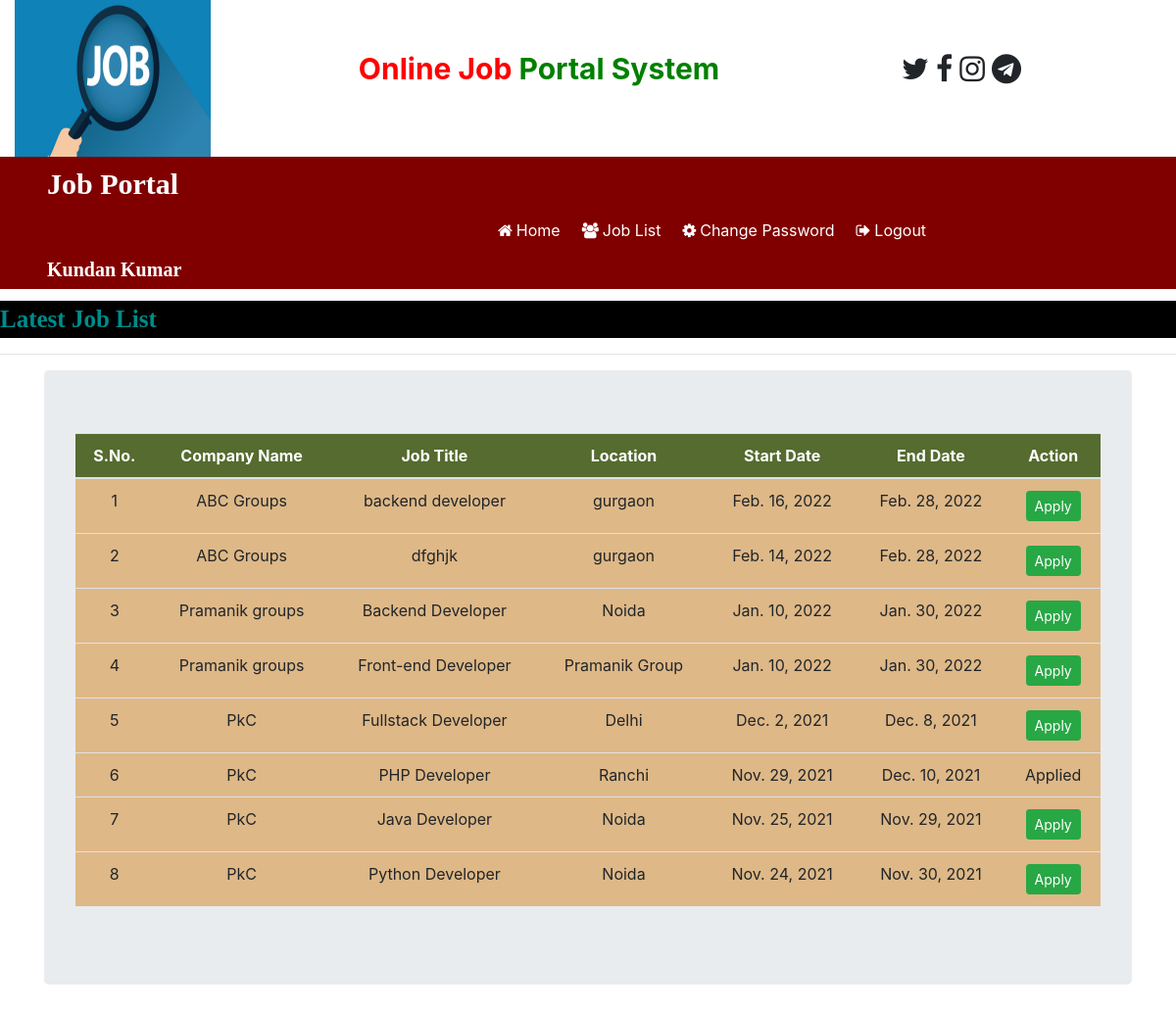
Screenshot of /user_latestjobs (signed in) with the database file from the repository.
### job/models.py (models this page shows, shortened)
class Job(models.Model):
    recruiter = models.ForeignKey(Recruiter,on_delete=models.CASCADE)
    start_date = models.DateField()
    end_date = models.DateField()
    title = models.CharField(max_length=100)
    salary = models.FloatField(max_length=20)
    image = models.FileField()
    description = models.CharField(max_length=300)
    experience = models.CharField(max_length=50)
    location = models.CharField(max_length=100)
    skills = models.CharField(max_length=100)
    creationdate = models.DateField()

class Recruiter(models.Model):
    user=models.ForeignKey(User,on_delete=models.CASCADE)
    mobile=models.CharField(max_length=15,null=True)
    image=models.FileField(null=True)
    gender=models.CharField(max_length=10,null=True)
    company=models.CharField(max_length=50,null=True)
    type=models.CharField(max_length=15,null=True)
    status=models.CharField(max_length=20,null=True)

### job/views.py (the view)
# urls.py: path('user_latestjobs',user_latestjobs,name="user_latestjobs"),
def user_latestjobs(request):
    job = Job.objects.all().order_by('-start_date')
    user  = request.user
    student = StudentUser.objects.get(user = user)
    data = Apply.objects.filter(student = student)
    li = []
    for i in data:
        li.append(i.job.id)
    d = {'job':job,'li':li}
    return render(request,'user_latestjobs.html',d)

### job/templates/user_latestjobs.html (shortened to what this page needs)
{%  load static %}
{%   block body %}
{%   include 'user_navigation.html'%}
<marquee style="font-family: 'Times New Roman', Times, serif; font-size:25px; color:darkcyan; background-color:black; font-weight:bold; margin-top: 1%;">
   Latest Job List
</marquee>
<hr>
<div class="container">
<div class="jumbotron">
<table class="table table-hover " id="example">
    <thead>
        <tr style="background-color:darkolivegreen; color : white">
            <th>S.No.</th>
            <th>Company Name</th>
            <th>Job Title</th>
            <th>Location</th>
            <th>Start Date</th>
            <th>End Date</th>
            <th>Action</th>
        </tr>
    </thead>
        <tbody>
            {% for i in job %}
            <tr style="background-color: #DEB887;">
                <td>{{forloop.counter}}</td>
                <td>{{i.recruiter.company}}</td>
                <td>{{i.title}}</td>
                <td>{{i.location}}</td>
                <td>{{i.start_date}}</td>
                <td>{{i.end_date}}</td>
                {% if i.id in li %}
                <td>Applied</td>
                {% else %}
                <td><a href="{% url 'job_detail' i.id %}" class="btn btn-success btn-sm">Apply</a>
                {% endif %}
                </td>
            </tr>
            {% endfor %}
        </tbody>
</table>
</div>
</div>
{%  endblock %}

### job/templates/user_navigation.html (shortened to what this page needs)
<html>
<head>
     {% load static %}
     <link rel="stylesheet" href="https://maxcdn.bootstrapcdn.com/bootstrap/4.5.2/css/bootstrap.min.css">
     <link rel="stylesheet" href="https://cdnjs.cloudflare.com/ajax/libs/font-awesome/4.7.0/css/font-awesome.min.css">
</head>
<body>
    <div class="container-fluid">
        <div class="row">
            <div class="col-sm-3">
                <img src="{% static 'images/job.jpg'%}" style="width:200px; height:160px">
            </div>
            <div class="col-sm-5 mt-5 text-center">
                <span style="font-weight: bold ;font-size :30px">
                    <span style= "color :red">Online Job</span>
                    <span style= "color :green">Portal System</span>
                </span>
            </div>
            <div class="col-sm-4 mt-5" style="padding-left: 10%;">
                <span style="font-weight: bold; font-size: 30px;">
                    <span><i class="fa fa-twitter"></i></span>
                    <span><i class="fa fa-facebook"></i></span>
                    <span><i class="fa fa-instagram"></i></span>
                    <span><i class="fa fa-telegram"></i></span>
                </span>
            </div>
        </div>
    </div>
<nav class="navbar-expand-sm" style="background-color: maroon">
    <a class="navbar-brand text-white pl-5 font-weight-bold" style="font-family:'Monotype Corsiva';font-size: 30px">Job Portal</a>
    <ul class="navbar-nav">
        <li class="nav-item">
            <a class="nav-link" href="{% url 'user_home' %}" style="margin-left: 500px "><i class="fa fa-home mr-1"></i>Home</a>
        </li>
        <li class="nav-item">
            <a class="nav-link" href="{% url 'user_latestjobs' %}"><i class="fa fa-users mr-1"></i>Job List</a>
        </li>
        <li class="nav-item">
            <a class="nav-link" href="{% url 'change_passworduser' %}"><i class="fa fa-cog mr-1"></i>Change Password</a>
        </li>
        <li class="nav-item">
            <a class="nav-link" href="{% url 'Logout' %}"> <i class="fa fa-sign-out mr-1"></i>Logout</a>
        </li>
    </ul>
    <a class="navbar-brand text-white pl-5 font-weight-bold" style="font-family:'Monotype Corsiva';font-size: 20px" >{{request.user.first_name}} {{request.user.last_name}}</a>
</nav>
</body>
</html>

### job/templates/user_navigation.html (style rules this page uses)
.nav-link { color:white !important; margin-right: 6px; }

### job/templates/user_latestjobs.html (style rules this page uses)
tr { text-align: center; }

### rows the page displays
Job: recruiter.company "ABC Groups", title "backend developer", location "gurgaon", start_date "Feb. 16, 2022", end_date "Feb. 28, 2022", shows "Apply"
Job: recruiter.company "ABC Groups", title "dfghjk", location "gurgaon", start_date "Feb. 14, 2022", end_date "Feb. 28, 2022", shows "Apply"
Job: recruiter.company "Pramanik groups", title "Backend Developer", location "Noida", start_date "Jan. 10, 2022", end_date "Jan. 30, 2022", shows "Apply"
Job: recruiter.company "Pramanik groups", title "Front-end Developer", location "Pramanik Group", start_date "Jan. 10, 2022", end_date "Jan. 30, 2022", shows "Apply"
Job: recruiter.company "PkC", title "Fullstack Developer", location "Delhi", start_date "Dec. 2, 2021", end_date "Dec. 8, 2021", shows "Apply"
Job: recruiter.company "PkC", title "PHP Developer", location "Ranchi", start_date "Nov. 29, 2021", end_date "Dec. 10, 2021", shows "Applied"
Job: recruiter.company "PkC", title "Java Developer", location "Noida", start_date "Nov. 25, 2021", end_date "Nov. 29, 2021", shows "Apply"
Job: recruiter.company "PkC", title "Python Developer", location "Noida", start_date "Nov. 24, 2021", end_date "Nov. 30, 2021", shows "Apply"

### other values shown
{{ request.user.first_name }} "Kundan"
{{ request.user.last_name }} "Kumar"
